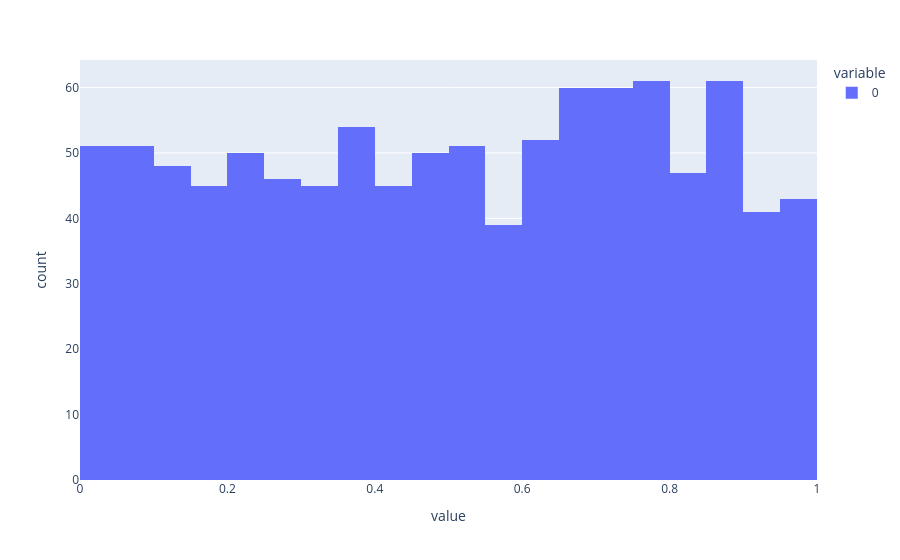

Notebook cell for this chart:
### Code cell
px.histogram(diffusion_steps_step_by_step[0])

### Figure 1 — Plotly figure (JSON) as saved in the notebook; plotly's stock layout.template omitted (floating-point values rounded to 4 significant figures; data arrays with more than 128 entries replaced by an {"elided": "..."} marker saying what was removed)
{"data": [{"alignmentgroup": "True", "bingroup": "x", "hovertemplate": "variable=0<br>value=%{x}<br>count=%{y}<extra></extra>", "legendgroup": "0", "marker": {"color": "#636efa", "pattern": {"shape": ""}}, "name": "0", "offsetgroup": "0", "orientation": "v", "showlegend": true, "type": "histogram", "x": {"elided": "1000 float values"}, "xaxis": "x", "yaxis": "y"}], "layout": {"barmode": "relative", "legend": {"title": {"text": "variable"}, "tracegroupgap": 0}, "margin": {"t": 60}, "xaxis": {"anchor": "y", "domain": [0, 1], "title": {"text": "value"}}, "yaxis": {"anchor": "x", "domain": [0, 1], "title": {"text": "count"}}}}
